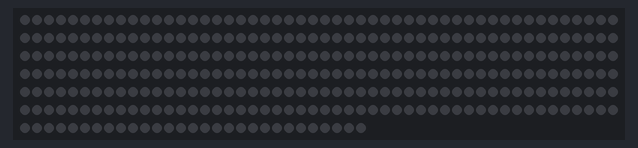
Recording of a program running on a simulated Raspberry Pi (BCM pin numbers). Shown: 329 RGB LEDs in strip order, left to right, continuing on the next row. What the program prints to the terminal is not drawn.

Above: at 0.1 s.
At 5.46 s:
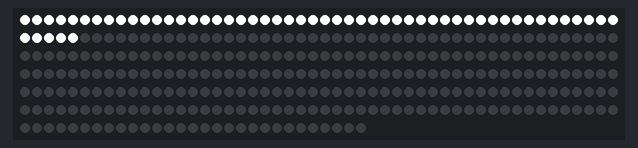
At 6.07 s:
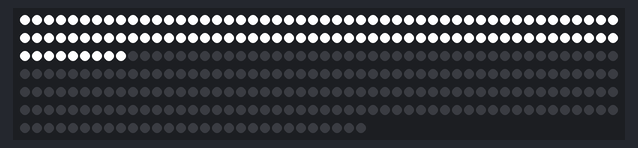
At 6.98 s:
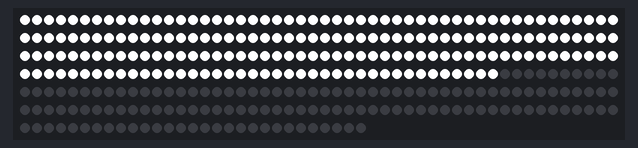
At 8.4 s:
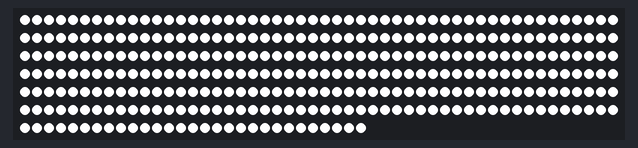
At 10.15 s:
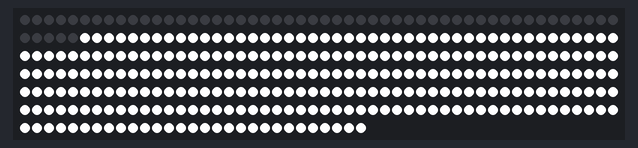

The program:

scan.py
```python
#!/usr/bin/env python3
# An implementation using the rpi_ws281x library.
# Based on examples provided by: https://github.com/jgarff/rpi_ws281x

import time
from rpi_ws281x import *
import argparse

# LED strip configuration:
LED_COUNT      = 329     # Number of LED pixels.
LED_PIN        = 18      # GPIO pin connected to the pixels (18 uses PWM!).
LED_FREQ_HZ    = 800000  # LED signal frequency in hertz (usually 800khz)
LED_DMA        = 10      # DMA channel to use for generating signal (try 10)
LED_BRIGHTNESS = 255     # Set to 0 for darkest and 255 for brightest
LED_INVERT     = False   # True to invert the signal (when using NPN transistor level shift)
LED_CHANNEL    = 0       # set to '1' for GPIOs 13, 19, 41, 45 or 53

def everyN(strip, color, n, wait_ms=10):
    """Same colour, every n pixels."""
    for pixel in range(0, strip.numPixels(), n):
        strip.setPixelColor(pixel, color)
        strip.show()
        time.sleep(wait_ms/1000.0)

# Scan from R to L in white, then repeat turning off
if __name__ == '__main__':
    parser = argparse.ArgumentParser()
    parser.add_argument('-c', '--clear', action='store_true', help='clear the display on exit')
    args = parser.parse_args()
    strip = Adafruit_NeoPixel(LED_COUNT, LED_PIN, LED_FREQ_HZ, LED_DMA, LED_INVERT, LED_BRIGHTNESS, LED_CHANNEL)
    strip.begin()

    print ('Press Ctrl-C to quit.')

    try:
        while True:
            everyN(strip, Color(0, 0, 0), 1, 1)
            time.sleep(1000/1000.0)
            everyN(strip, Color(255, 255, 255), 1, 1)
            time.sleep(1000/1000.0)

    except KeyboardInterrupt:
        everyN(strip, Color(0,0,0), 1, 10)
```

Measured:
- by itself, everything shown: repeats every 9.4 s, in 28 steps
